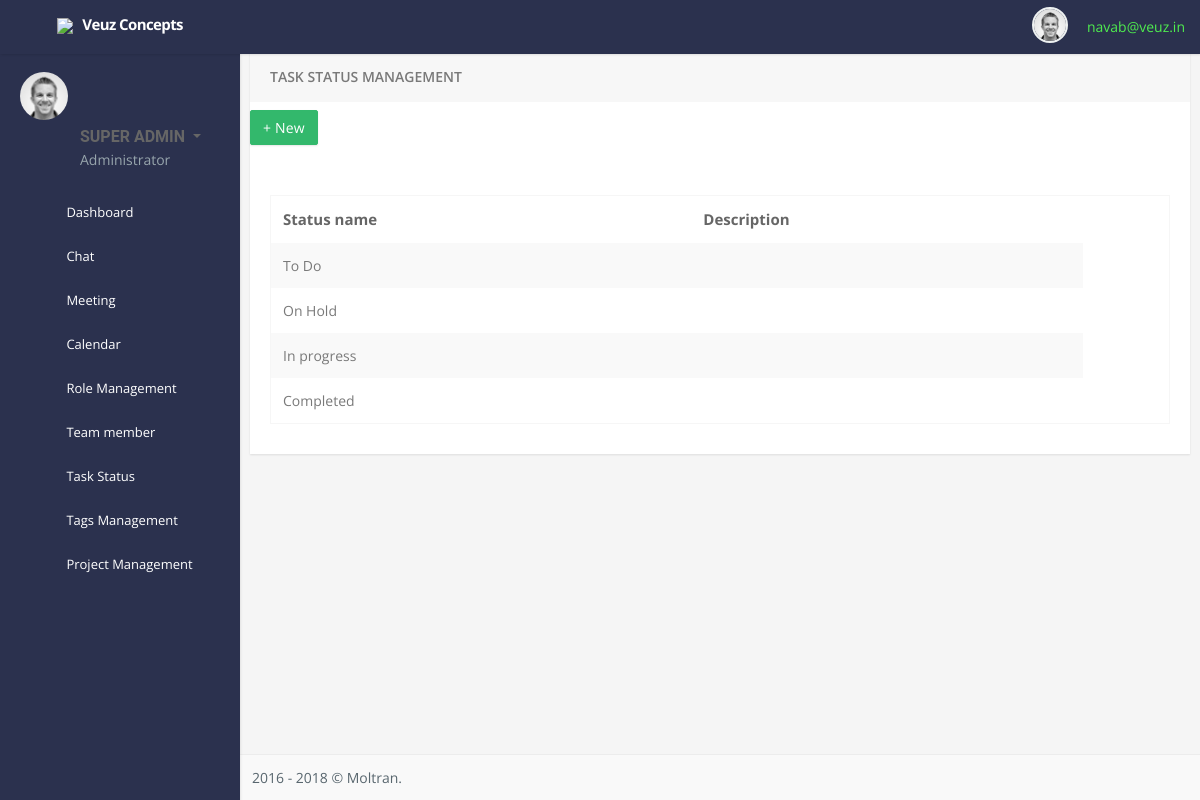
The page /task_status_management (signed in) on the database as committed earlier.
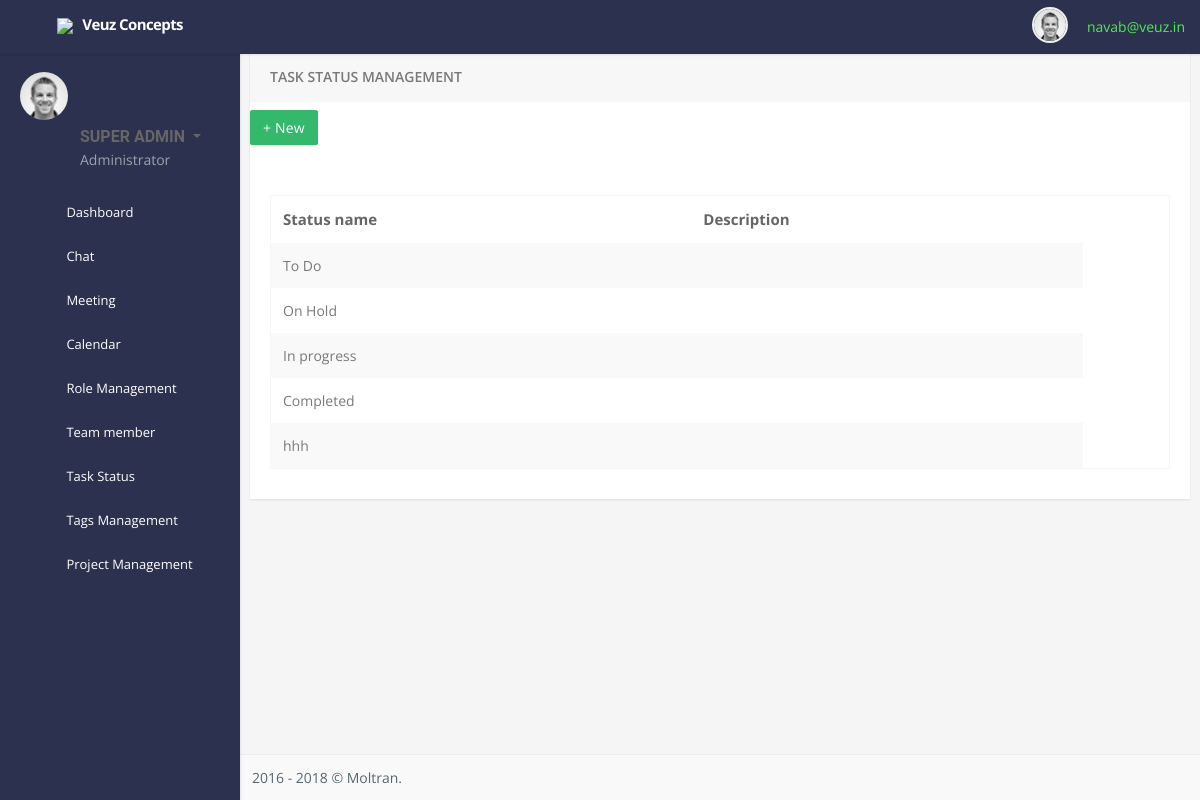
The same page on the database as committed later.
### my_app/models.py (models this page shows, shortened)
class common_table(models.Model):
    created_by = models.ForeignKey(User, related_name="%(app_label)s_%(class)s_ownership",on_delete=models.CASCADE,null=True)
    created_dt = models.DateField(auto_now=True)
    updated_by =  models.ForeignKey(User, related_name="%(app_label)s_%(class)s_ownership1",on_delete=models.CASCADE,null=True)
    updated_dt = models.DateField(null=True)
    created_tm = models.TimeField(auto_now=True)
    updated_tm = models.TimeField(null=True)
    status = models.CharField(max_length=10, null=True)
    class Meta:
        abstract = True

class status_name_master(common_table):
    active_user_id = models.ForeignKey(User_details,related_name="task_active_userid",on_delete=models.CASCADE,null=True)
    active_auth_user_id = models.ForeignKey(User,related_name="task_active_auth_id",on_delete=models.CASCADE,null=True)
    status_name = models.CharField(max_length=15,null=True)
    status_color = models.CharField(max_length=55,null=True)
    company_id = models.ForeignKey(company_master, on_delete=models.CASCADE,related_name="status_company_id", null=True)

### my_app/views.py (the view)
# urls.py: path('task_status_management',views.task_status_management,name='task_status_management'),
def task_status_management(request):
    user_details_data = User_details.objects.get(auth_user=request.user)
    status_name = status_name_master.objects.filter(company_id=user_details_data.company_id)
    context = {
        "status_name":status_name,
        "user_details_data":user_details_data
    }
    return render(request, 'task_status_management.html',context)

### my_app/templatetags/permissions.py (called while the page is built, shortened)
@register.filter(name='company_nav_perm_check')
def company_nav_perm_check(value,args):
    user_dat = User.objects.get(id=value)
    try:
        user_details = User_details.objects.get(auth_user=user_dat)
    except:
        pass
    st = user_dat.is_superuser
    if st == True:
        if args == "Role" or args == "Team member":
            return False
        else:
            return True
    if user_details.user_type == "company_admin":
        if args == "Role" or args == "Team member":
            return True

### my_app/templates/task_status_management.html (shortened to what this page needs)
{% extends "base.html" %}
{% load static %}
{% block content %}
<div class="col-lg-12 mt-4">
    <div class="card">
        <div class="card-header">
            <h3 class="card-title">Task Status Management</h3>
        </div>
        <div class="m-b-30 mt-2">
            <a href="new_status">
                <button id="addToTable" class="btn btn-success waves-effect waves-light">+ New  </button>
            </a>
        </div>
        <div class="card-body">
            <div class="row">
                <div class="col-md-12 col-sm-12 col-12">
                    <table id="datatable" class="table table-striped table-bordered dt-responsive nowrap" style="border-collapse: collapse; border-spacing: 0; width: 100%;">
                        <thead>
                            <tr>
                                <th>Status name</th>
                                <th>Description</th>
                                <th>
                                </th>
                            </tr>
                        </thead>
                        <tbody>
                            {% for i in status_name %}
                            <tr>
                                <td>{{i.status_name}}</td>
                                <td>
                                </td>
                            </tr>
                            {% endfor %}
                        </tbody>
                    </table>
                </div>
            </div>
        </div>
    </div>
</div>
{% endblock %}

Rows that differ between the two databases and show on the page:
added status_name_master: status_name "hhh"
